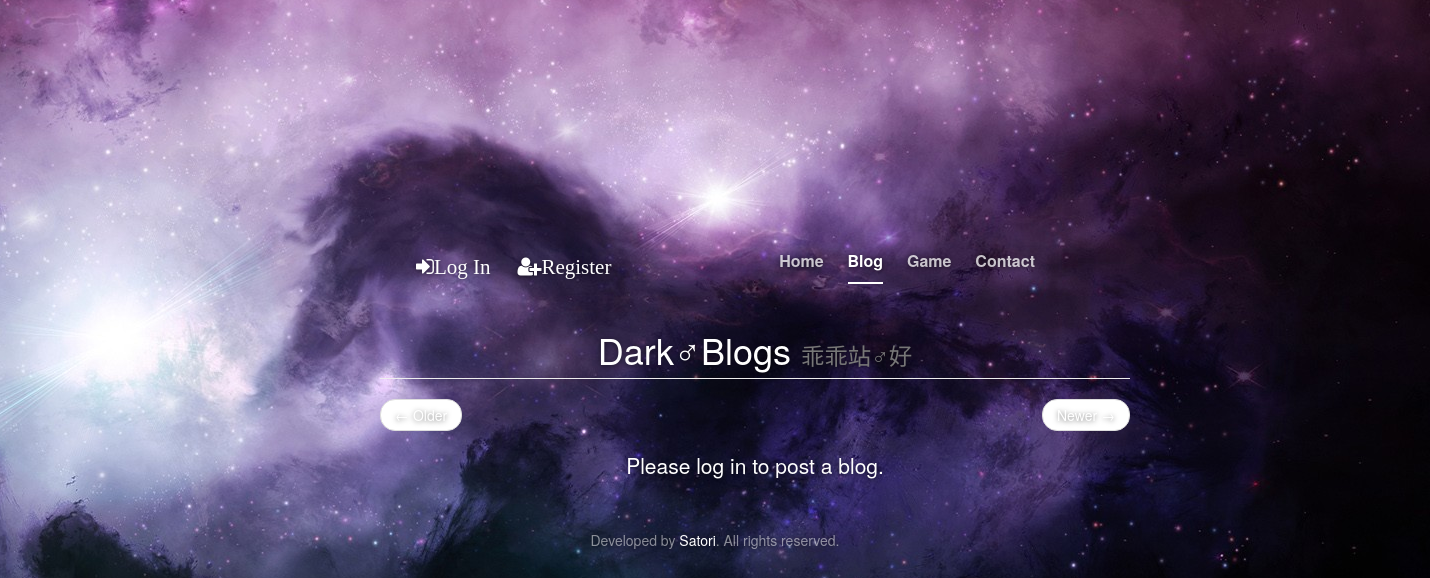
The page /blogs/ on the database as committed earlier.
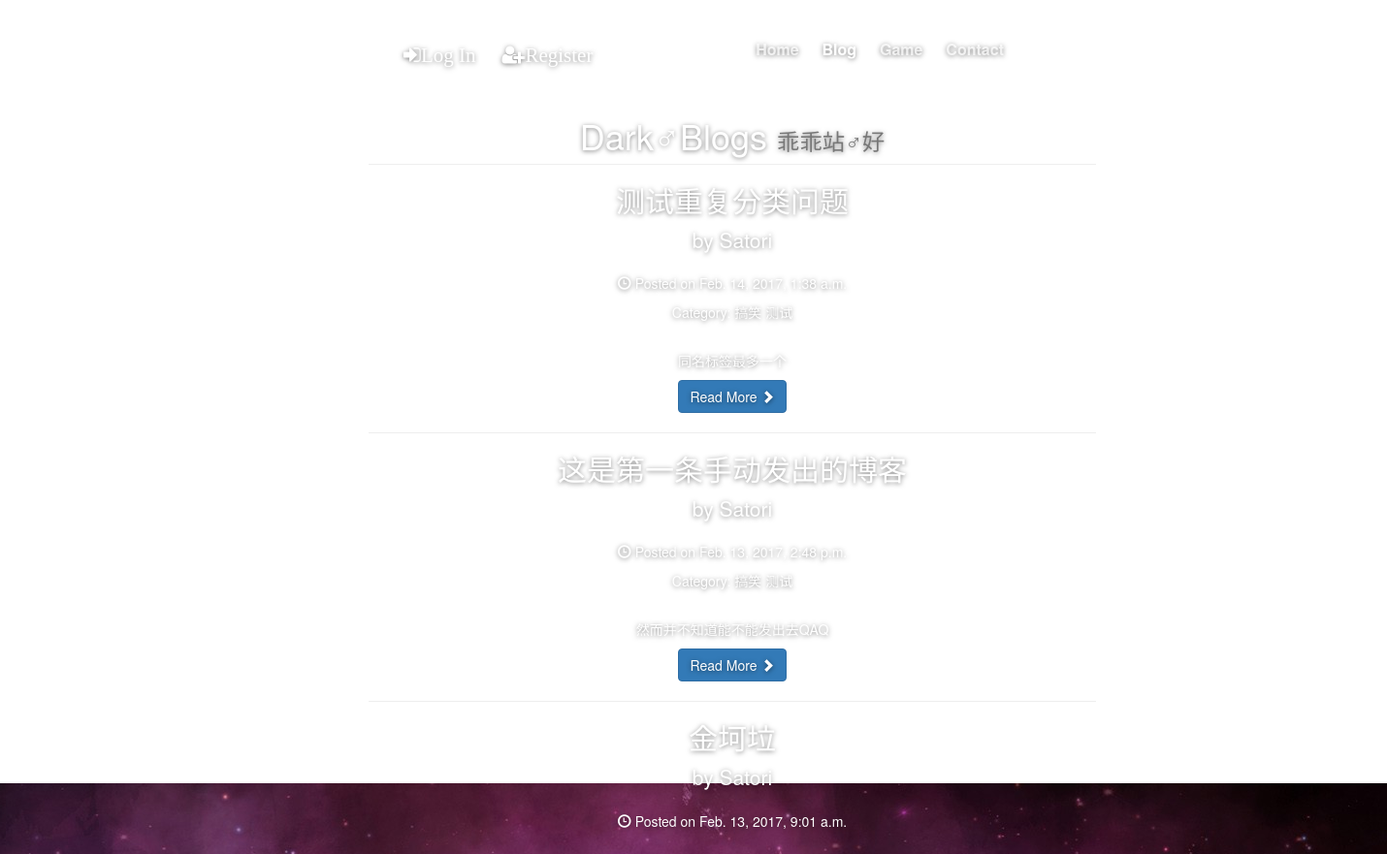
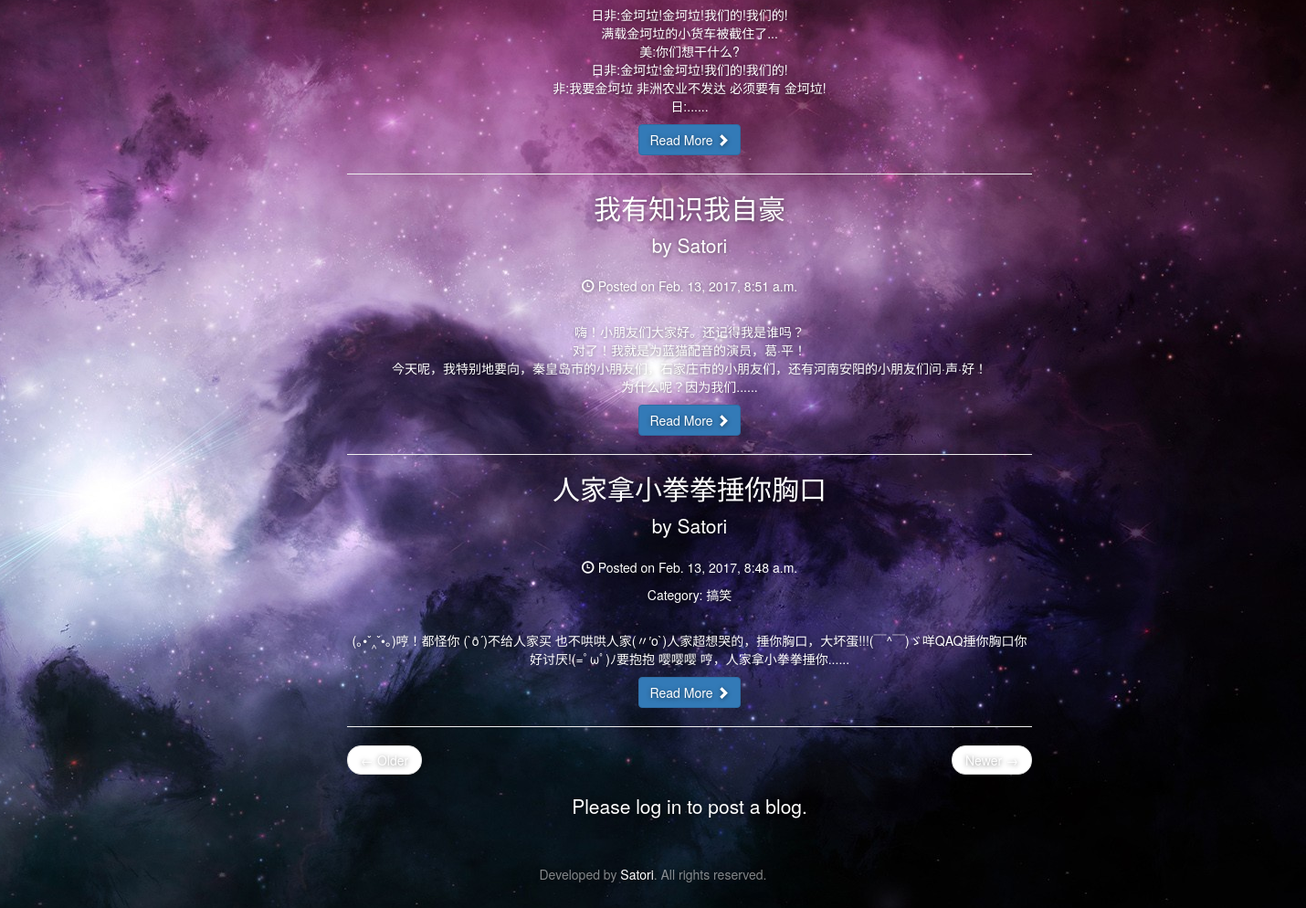
The same page on the database as committed later (2 pictures, top to bottom).
### blogs/models.py (models this page shows, shortened)
class Blog(models.Model):
    title = models.CharField(max_length = 500, null = False)
    author = models.ForeignKey(settings.AUTH_USER_MODEL, on_delete = models.CASCADE)
    publish_time = models.DateTimeField(auto_now_add = True, auto_now = False)
    text = models.TextField()
    class Meta:
        ordering = ('-publish_time', 'title', 'author',)

class BlogCategory(models.Model):
    blog = models.ManyToManyField(Blog)
    name = models.CharField(max_length = 50)
    def __str__(self):
        return self.name
    class Meta:
        ordering = ('name',)

### blogs/views.py (the view, shortened to what this page needs)
# urls.py: url(r'^page/(?P<page>[0-9]+)/$', views.index, name="page_show"),
def index(request, page = 0):
    page = int(page)
    start_ind = page * blog_show_per_page
    form = BlogForm(request.POST or None)
    blogs = Blog.objects.all().order_by('-publish_time')[start_ind:start_ind + blog_show_per_page]
    for blog in blogs:
        if len(blog.text) > blog_home_char_show:
            blog.text = blog.text[:blog_home_char_show] + "......"
    form = BlogForm()
    return render(request, "blogs/index.html", {"blogs": blogs, "form": form})

### blogs/templates/blogs/index.html (shortened to what this page needs)
{% extends "mysite/base.html" %}
{% load static %}
{% load crispy_forms_tags %}
{% block additional_head %}
<link href="{% static 'blogs/blog-home.css' %}" rel="stylesheet">
{% endblock %}
{% block content %}
    <div class="container">
        <div class="row">
            <div class="col-md-8">
                <h1 class="page-header">
                    Dark♂Blogs
                    <small>乖乖站♂好</small>
                </h1>
                {% for blog in blogs %}
                <h2>
                    <a href="#">{{ blog.title }}</a>
                </h2>
                <p class="lead">
                    by <a href="#">{{ blog.author }}</a>
                </p>
                <p><span class="glyphicon glyphicon-time"></span> Posted on {{ blog.publish_time }}</p>
                {% if blog.blogcategory_set.all.count is not 0 %}
                <p>
                    Category:
                    {% for category in blog.blogcategory_set.all %}
                    {{ category }}
                    {% endfor %}
                </p>
                {% endif %}
                <br/>
                <p>{{ blog.text|linebreaksbr }}</p>
                <a class="btn btn-primary" href="#">Read More <span class="glyphicon glyphicon-chevron-right"></span></a>
                <hr/>
                {% endfor %}
                <ul class="pager">
                    <li class="previous">
                        <a href="#">&larr; Older</a>
                    </li>
                    <li class="next">
                        <a href="#">Newer &rarr;</a>
                    </li>
                </ul>
                {% if user.is_authenticated %}
                <form method="POST" action="">
                    {% csrf_token %}
                    {{ form|crispy }}
                    <input type="submit" class="btn btn-primary" value="Submit" />
                </form>
                {% else %}
                <p class="lead">Please log in to post a blog.</p>
                {% endif %}
            </div>
        </div>
    </div>
{% endblock %}

### mysite/templates/mysite/base.html (shortened to what this page needs)
{% load static %}
<!DOCTYPE html>
<html lang="en">
  <head>
    <link rel="stylesheet" href="https://maxcdn.bootstrapcdn.com/bootstrap/3.3.7/css/bootstrap.min.css">
    <link rel="stylesheet" href="//maxcdn.bootstrapcdn.com/font-awesome/4.3.0/css/font-awesome.min.css">
    <link href="{% static 'mysite\cover.css' %}" rel="stylesheet">
    {% block additional_head %}
    {% endblock %}
  </head>
  <body>
    <div class="site-wrapper">
      <div class="site-wrapper-inner">
        <div class="cover-container">
          <div class="masthead clearfix">
            <div class="inner">
              <nav>
              <div class="masthead-brand">
                {% if user.is_authenticated %}
                {{ user.username }}
                <a href="{% url 'auth_logout' %}"><i class="fa fa-sign-out" aria-hidden="true">Log Out</i></a>
                {% else %}
                <a href="{% url 'auth_login' %}"><i class="fa fa-sign-in" aria-hidden="true">Log In</i></a>
                <a href="{% url 'registration_register' %}"><i class="fa fa-user-plus" aria-hidden="true">Register</i></a>
                {% endif %}
              </div>
              <nav>
                <ul class="nav masthead-nav">
                  <li {% if request.path == '/' %}class="active"{% endif %}><a href="/">Home</a></li>
                  <li {% if '/blogs' in request.path %}class="active"{% endif %}><a href="{% url 'blogs:index' %}">Blog</a></li>
                  <li {% if '/game' in request.path %}class="active"{% endif %}><a href="#">Game</a></li>
                  <li {% if '/contact' in request.path %}class="active"{% endif %}><a href="#">Contact</a></li>
                </ul>
              </nav>
            </div>
          </div>
          {% block content %}
          {% endblock %}
          <div class="mastfoot">
            <div class="inner">
              <p>Developed by <a href="http://github.com/KomeijiSatori">Satori</a>. All rights reserved.</p>
            </div>
          </div>
        </div>
      </div>
    </div>
  </body>
</html>

### mysite/static/mysite/cover.css (style rules this page uses)
a, a:focus, a:hover { color: #fff; }
html, body { height: 100%; background: url("images/bg-img.jpg") no-repeat right bottom fixed; }
body { color: #fff; text-align: center; text-shadow: 0 1px 5px rgba(0,0,0,.5); }
.site-wrapper { display: table; width: 100%; height: 100%; min-height: 100%; }
.site-wrapper-inner { display: table-cell; vertical-align: top; }
.cover-container { margin-right: auto; margin-left: auto; }
.inner { padding: 30px; }
.masthead-brand { margin-top: 10px; margin-bottom: 10px; font-size: 1.5em; }
.masthead-brand i { margin-left: 1em; }
.masthead-nav > li { display: inline-block; }
.masthead-nav > li + li { margin-left: 20px; }
.masthead-nav > li > a { padding-right: 0; padding-left: 0; font-size: 16px; font-weight: bold; color: #fff; color: rgba(255,255,255,.75); border-bottom: 2px solid transparent; }
.masthead-nav > .active > a, .masthead-nav > .active > a:hover, .masthead-nav > .active > a:focus { color: #fff; border-bottom-color: #fff; }
@media (min-width: 768px) { .masthead-brand { float: left; } }
@media (min-width: 768px) { .masthead-nav { float: right; } }
.mastfoot { color: #999; color: rgba(255,255,255,.5); }
@media (min-width: 768px) { .site-wrapper-inner { vertical-align: middle; } }
@media (min-width: 768px) { .masthead, .mastfoot, .cover-container { width: 100%; } }
@media (min-width: 992px) { .masthead, .mastfoot, .cover-container { width: 700px; } }

Rows that differ between the two databases and show on the page:
added Blog: title "测试重复分类问题", author "Satori", publish_time "Feb. 14, 2017, 1:38 a.m.", text "同名标签最多一个"
now on this page (row unchanged): BlogCategory: name "搞笑"
now on this page (row unchanged): BlogCategory: name "测试"
added Blog: title "这是第一条手动发出的博客", author "Satori", publish_time "Feb. 13, 2017, 2:48 p.m.", text "然而并不知道能不能发出去QAQ"
added Blog: title "金坷垃", author "Satori", publish_time "Feb. 13, 2017, 9:01 a.m.", text "日非:金坷垃!金坷垃!我们的!我们的! 满载金坷垃的小货车被截住了... 美:你们想干什么? 日非:金坷垃!金坷垃!我们的!我们的! 非:我要金坷垃 非洲农业不发达 必须要有 金坷垃! 日:......"
added Blog: title "我有知识我自豪", author "Satori", publish_time "Feb. 13, 2017, 8:51 a.m.", text "嗨！小朋友们大家好。还记得我是谁吗？ 对了！我就是为蓝猫配音的演员，葛·平！ 今天呢，我特别地要向，秦皇岛市的小朋友们，石家庄市的小朋友们，还有河南安阳的小朋友们问·声·好！ 为什么呢？因为我们......"
added Blog: title "人家拿小拳拳捶你胸口", author "Satori", publish_time "Feb. 13, 2017, 8:48 a.m.", text "(｡•ˇ‸ˇ•｡)哼！都怪你 (`ȏ´)不给人家买 也不哄哄人家(〃′o`)人家超想哭的，捶你胸口，大坏蛋!!!(￣^￣)ゞ咩QAQ捶你胸口你好讨厌!(=ﾟωﾟ)ﾉ要抱抱 嘤嘤嘤 哼，人家拿小拳拳捶你......"
